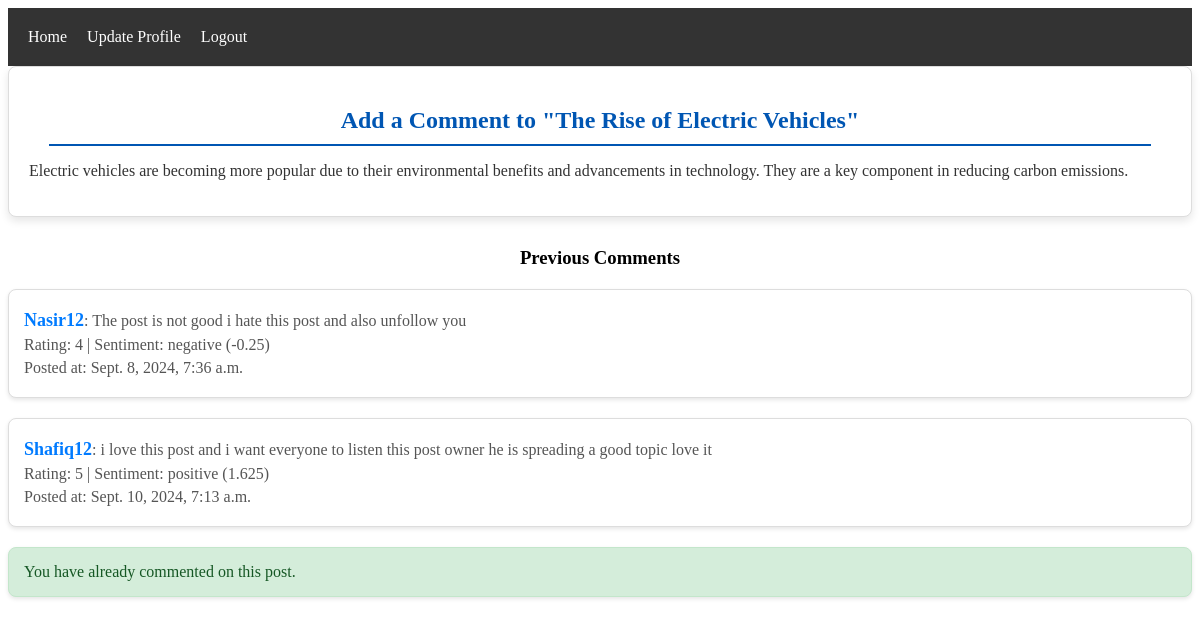
/add_comment/3/ (signed in), run on the app's committed database.
### myapp/models.py (models this page shows, shortened)
class Post(models.Model):
    title = models.CharField(max_length=255)
    content = models.TextField(blank=True, null=True)
    created_at = models.DateTimeField(auto_now_add=True)

class Comment(models.Model):
    RATING_CHOICES = [(i, str(i)) for i in range(1, 6)]
    post = models.ForeignKey(Post, on_delete=models.CASCADE, related_name='comments')
    user = models.ForeignKey(User, on_delete=models.CASCADE, related_name='comments')
    comment_text = models.TextField()
    ratings = models.IntegerField(choices=RATING_CHOICES)
    sentiment_score = models.FloatField(blank=True, null=True)
    sentiment_label = models.CharField(max_length=50, blank=True, null=True)
    created_at = models.DateTimeField(auto_now_add=True)

class User(models.Model):
    username = models.CharField(max_length=50, unique=True)
    password = models.CharField(max_length=255)
    email = models.EmailField(max_length=100, unique=True)
    profile_picture = models.ImageField(upload_to='profile_pics/', blank=True, null=True)
    date_of_birth = models.DateField(blank=True, null=True)
    phone_number = models.CharField(max_length=15, blank=True, null=True)
    address = models.TextField(blank=True, null=True)
    created_at = models.DateTimeField(auto_now_add=True)

### myapp/views.py (the view)
# urls.py: path('add_comment/<int:post_id>/', views.add_comment, name='add_comment'),
def add_comment(request, post_id):
    post = get_object_or_404(Post, id=post_id)
    email = request.session.get('email')
    if not email:
        messages.error(request, 'You need to be logged in to add a comment.')
        return redirect('login')
    user = get_object_or_404(User, email=email)
    comments = post.comments.all()  # Fetch all comments related to the post
    user_has_commented = comments.filter(user=user).exists()  # Check if user has already commented on the post
    if request.method == 'POST' and not user_has_commented:
        form = CommentForm(request.POST)
        if form.is_valid():
            comment = form.save(commit=False)
            comment.post = post
            comment.user = user  # Assign the authenticated user instance from your custom User model
            comment.sentiment_score, comment.sentiment_label = calculate_sentiment(comment.comment_text)
            comment.save()
            messages.success(request, 'Your comment has been added.')
            return redirect('add_comment', post_id=post.id)
    else:
        form = CommentForm()
    return render(request, 'add_comment.html', {
        'form': form,
        'post': post,
        'comments': comments,
        'user_has_commented': user_has_commented
    })

### myapp/templates/add_comment.html (shortened to what this page needs)
{% extends 'base.html' %}
{% block content %}
<div class="post-details">
    <h2>Add a Comment to "{{ post.title }}"</h2>
    <p>{{ post.content }}</p>
</div>
<div>
    <h3>Previous Comments</h3>
    {% for comment in comments %}
        <div class="comment">
            <p><strong>{{ comment.user.username }}</strong>: {{ comment.comment_text }}</p>
            <p>Rating: {{ comment.ratings }} | Sentiment: {{ comment.sentiment_label }} ({{ comment.sentiment_score }})</p>
            <p>Posted at: {{ comment.created_at }}</p>
        </div>
    {% endfor %}
</div>
{% if not user_has_commented %}
    <form method="post">
        {% csrf_token %}
        {{ form.as_p }}
        <button type="submit">Submit Comment</button>
    </form>
{% else %}
    <div class="alert">
        <p>You have already commented on this post.</p>
    </div>
{% endif %}
{% endblock content %}

### data on the page
Post: title "The Rise of Electric Vehicles", content "Electric vehicles are becoming more popular due to their environmental benefits and advancements in technology. They are a key component in reducing carbon emissions."
Comment: user.username "Nasir12", comment_text "The post is not good i hate this post and also unfollow you", ratings "4", sentiment_label "negative", sentiment_score "-0.25", created_at "Sept. 8, 2024, 7:36 a.m."
Comment: user.username "Shafiq12", comment_text "i love this post and i want everyone to listen this post owner he is spreading a good topic love it", ratings "5", sentiment_label "positive", sentiment_score "1.625", created_at "Sept. 10, 2024, 7:13 a.m."
